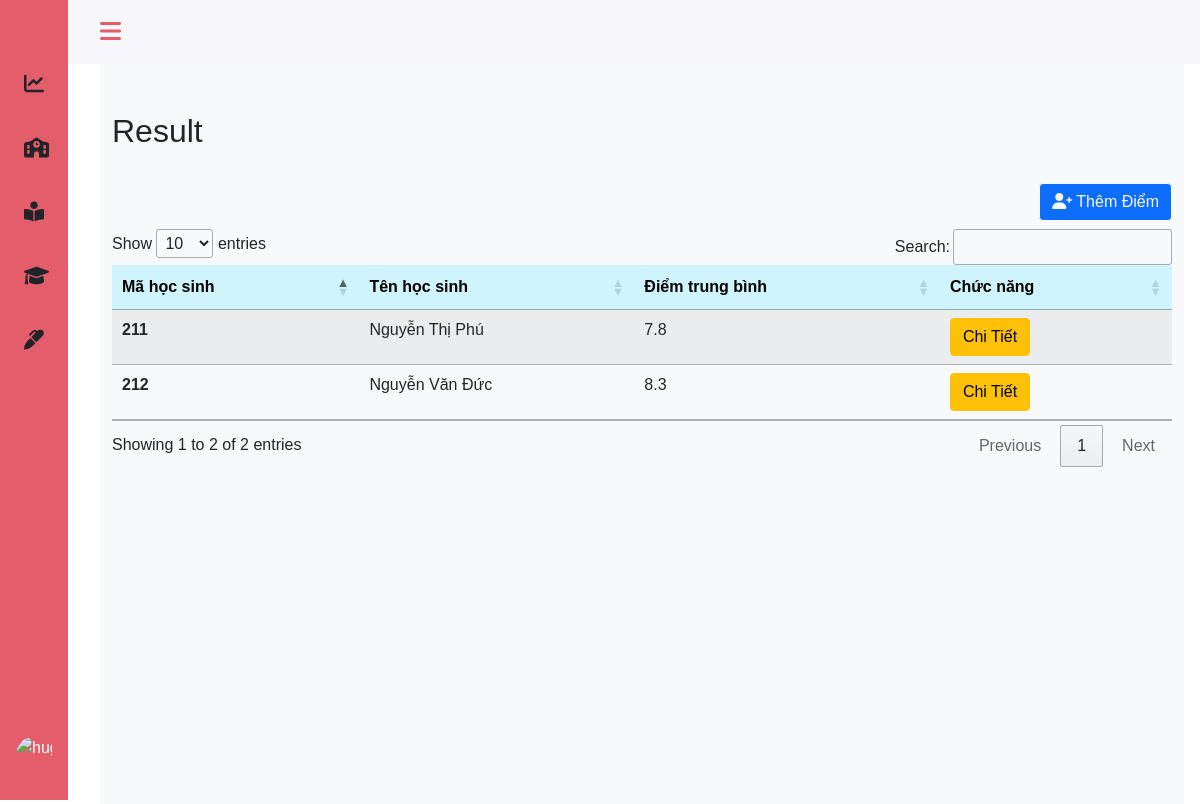
/admin/result.php, run on an earlier commit of the app's database.
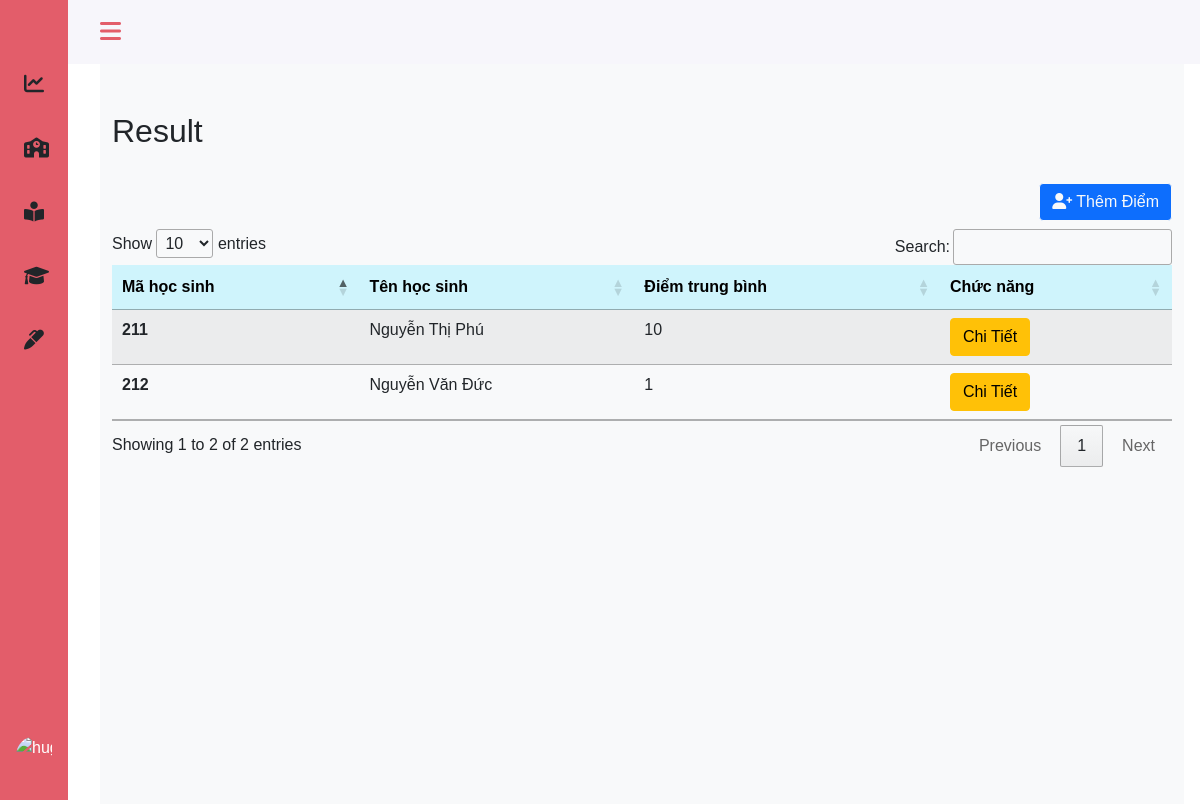
And on a later commit of the database.
### tables this page shows
CREATE TABLE `marks` (
  `st_id` int(10) NOT NULL,
  `sb_id` int(10) NOT NULL,
  `ma_mini_test` float NOT NULL,
  `ma_hour_test` float NOT NULL,
  `ma_final_exam` float NOT NULL,
  `ma_avarage` float NOT NULL
);

CREATE TABLE `students` (
  `st_id` int(10) NOT NULL,
  `st_name` varchar(30) NOT NULL,
  `st_birth` date NOT NULL,
  `st_address` varchar(50) NOT NULL,
  `st_gender` varchar(30) NOT NULL,
  `st_phone` tinytext DEFAULT NULL,
  `st_parent` varchar(30) NOT NULL,
  `class_id` int(11) NOT NULL
);

### admin/result.php (the view, shortened to what this page needs)
<?php
include 'headerad.php';
?>
<main>
    <div class="height-100 bg-light">
        <div class="col py-3  ">
            <div class="container ">
                <div class="row mt-3 pt-3 border-bottom border-light">
                    <div class="col-md-6">
                        <h2>Result</h2>
                    </div>
                </div>
            </div>
            <div class="container-fluid py-3" style="width:100% ; overflow: auto; height: auto">
                <div class="row">
                    <div class="float-end py-2">
                        <a href="" class="btn btn-md btn-outline-light btn-primary float-end">
                            <i class="fas fa-user-plus"></i> Thêm Điểm
                        </a>
                    </div>
                </div>
                <table class="table table-hover table-striped " id="example">
                    <thead>
                        <tr class="table-info">
                            <th scope="col">Mã học sinh</th>
                            <th scope="col">Tên học sinh</th>
                            <th scope="col">Điểm trung bình</th>
                            <th scope="col">Chức năng</th>
                        </tr>
                    </thead>
                    <tbody>
                        <?php
                        include '../config.php';
                        $sql = "SELECT  st.st_id, st.st_name, m.ma_avarage FROM students st, marks m
                        WHERE st.st_id = m.st_id";
                        $result = mysqli_query($conn, $sql);
                        if (mysqli_num_rows($result) > 0) {
                            while ($row = mysqli_fetch_assoc($result)) {
                        ?>
                                <tr>
                                    <th scope="row"><?php echo $row['st_id']; ?> </th>
                                    <td><?php echo $row['st_name']; ?></td>
                                    <td><?php echo $row['ma_avarage']; ?></td>
                                    <td>
                                        <a class="btn btn-warning" href="">Chi Tiết</a>
                                    </td>
                                </tr>
                        <?php
                            }
                        }
                        ?>
                    </tbody>
                </table>
            </div>
        </div>
    </div>
</main>
<?php
include 'footerad.php';
?>

### admin/headerad.php (shortened to what this page needs)
<!DOCTYPE html>
<html lang="en">
<head>
    <link href="https://cdn.jsdelivr.net/npm/bootstrap@5.1.3/dist/css/bootstrap.min.css" rel="stylesheet">
    <link rel="stylesheet" href="https://cdnjs.cloudflare.com/ajax/libs/font-awesome/6.0.0-beta2/css/all.min.css">
    <link rel="stylesheet" type="text/css" href="https://cdn.datatables.net/1.11.3/css/jquery.dataTables.min.css">
    <link rel="stylesheet" href="../assets/css/style.css">
</head>
<body id="body-pd">
    <header class="header" id="header">
        <div class="header_toggle "> <i class="fas fa-bars " style="color: #e35d6a;" id="header-toggle"></i> </div>
    </header>
    <div class="l-navbar" id="nav-bar" style="background-color: #e35d6a;">
        <nav class="nav">
            <div>
                <span class=" nav_logo nav_logo-name"></span>
                <div class="nav_list">
                    <a href="dashboard.php" class="nav_link" id="dashboard">
                        <i class="fas fa-chart-line nav_icon"></i>
                    </a>
                    <a href="class.php" class="nav_link" id="class">
                        <i class="fas fa-school nav_icon"></i>
                    </a>
                    <a href="subject.php" class="nav_link" id="subject">
                        <i class="fas fa-book-reader nav_icon"></i>
                    </a>
                    <a href="teacher.php" class="nav_link" id="teacher">
                        <i class="fas fa-graduation-cap nav_icon"></i>
                    </a>
                    <a href="result.php" class="nav_link" id="result">
                        <i class="fas fa-marker nav_icon"></i>
                    </a>
                </div>
            </div>
            <div class="dropdown pb-4 ps-3">
                <a href="#" class="d-flex align-items-center text-white text-decoration-none dropdown-toggle" id="dropdownUser1" data-bs-toggle="dropdown" aria-expanded="false">
                    <img src="https://avatars.githubusercontent.com/u/90233548?s=400&u=2b4d5b064fad28a227f756af09b5ad9cfb4bb4a1&v=4" alt="hugenerd" class=" header_img rounded-circle">
                </a>
            </div>
        </nav>
    </div>

### admin/footerad.php (shortened to what this page needs)
</body>
</html>

### assets/css/style.css (style rules this page uses)
* { padding: 0; margin: 0; box-sizing: border-box; }
:root { --header-height: 3rem; --nav-width: 68px; --first-color: #4723D9; --first-color-light: #AFA5D9; --white-color: #F7F6FB; --body-font: 'Nunito', sans-serif; --normal-font-size: 1rem; --z-fixed: 100 }
body { position: relative; margin: var(--header-height) 0 0 0; padding: 0 1rem; font-family: var(--body-font); font-size: var(--normal-font-size); transition: .5s }
a { text-decoration: none }
.header { width: 100%; height: var(--header-height); position: fixed; top: 0; left: 0; display: flex; align-items: center; justify-content: space-between; padding: 0 1rem; background-color: var(--white-color); z-index: var(--z-fixed); transition: .5s }
.header_toggle { color: var(--first-color); font-size: 1.5rem; cursor: pointer }
.header_img { width: 35px; height: 35px; display: flex; justify-content: center; border-radius: 50%; overflow: hidden }
.l-navbar { position: fixed; top: 0; left: -30%; width: var(--nav-width); height: 100vh; background-color: var(--first-color); padding: .5rem 1rem 0 0; transition: .5s; z-index: var(--z-fixed) }
.nav { height: 100%; display: flex; flex-direction: column; justify-content: space-between; overflow: hidden }
.nav_logo, .nav_link { display: grid; grid-template-columns: max-content max-content; align-items: center; column-gap: 1rem; padding: .5rem 0 .5rem 1.5rem }
.nav_logo { margin-bottom: 2rem }
.nav_logo-name { color: var(--white-color); font-weight: 700 }
.nav_link { position: relative; color: var(--first-color-dark); margin-bottom: 1.5rem; transition: .3s }
.nav_icon { font-size: 1.25rem }
.height-100 { height: 100vh }
@media screen and (min-width: 768px) { body { margin: calc(var(--header-height) + 1rem) 0 0 0; padding-left: calc(var(--nav-width) + 2rem) } }
@media screen and (min-width: 768px) { .header { height: calc(var(--header-height) + 1rem); padding: 0 2rem 0 calc(var(--nav-width) + 2rem) } }
@media screen and (min-width: 768px) { .header_img { width: 40px; height: 40px } }
@media screen and (min-width: 768px) { .l-navbar { left: 0; padding: 1rem 1rem 0 0 } }

What changed in the data, as far as the page shows it:
changed marks "Nguyễn Thị Phú": ma_avarage "7.8" → "10"
changed marks "Nguyễn Văn Đức": ma_avarage "8.3" → "1"
